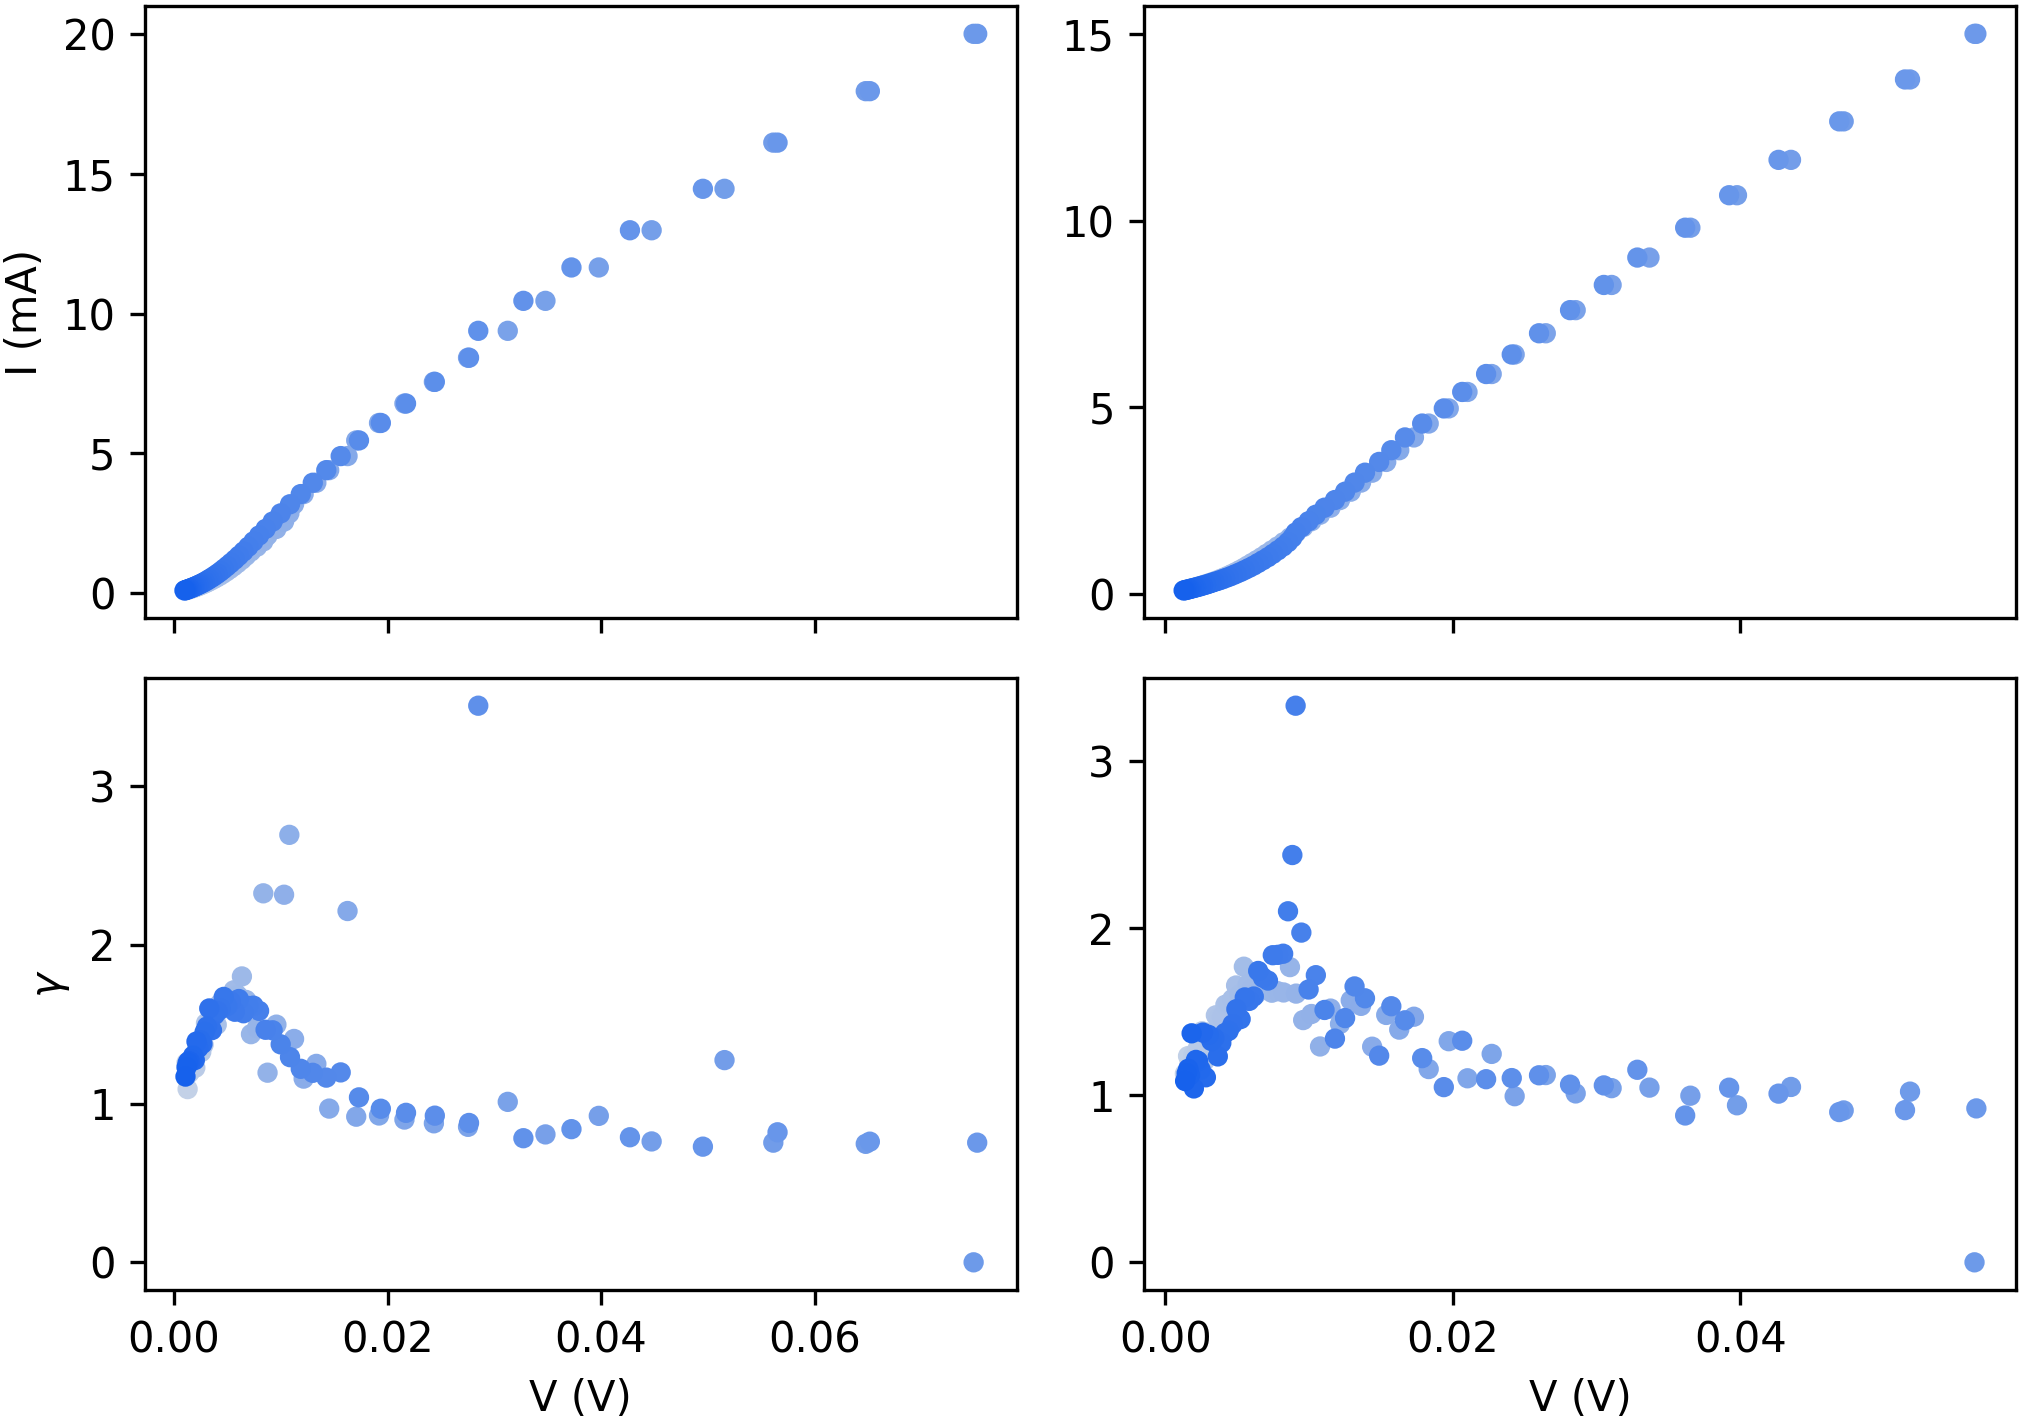

Generate this figure with Python:
#%%
import numpy as np
import matplotlib.pyplot as plt
import os
from matplotlib.colors import LinearSegmentedColormap
from figure_editor import save_figure_data, load_figure, edit_cosmetics

os.chdir('C:/LBT/tesisfisica')

# Custom colormap
cmap = LinearSegmentedColormap.from_list("custom_blue", ["#c4d2e7", "#1661ec"])

# Files to process
files = [
    '/criostato/Archivos/iv/1312/iv-x5-f2-15K-2nplc.csv',
    '/criostato/Archivos/iv/1312/iv-x5-w1-14K-2nplc.csv'
]

# Initialize 2x2 Grid (sharex='col' shares the V-axis between top and bottom plots)
fig, axs = plt.subplots(2, 2, figsize=(7, 5), dpi=150, sharex='col')

for n, archivo_actual in enumerate(files):
    
    # 1. Parse the specific nplc file format
    # Using unpack=True means data[0] is time, data[1] is V, data[2] is I, etc.
    data = np.genfromtxt(os.getcwd()+archivo_actual, delimiter=',', skip_header=1, unpack=True)
    
    # Clean NaNs
    mask = ~np.isnan(data[0])
    time = data[0][mask]
    vin1 = np.array(data[1][mask])
    iin1 = data[2][mask] * 1000      # I instant in mA
    # vbi1 = data[3][mask]           # V bias (unused in plot)
    # ibi1 = data[4][mask] * 1000    # I bias (unused in plot)
    
    temperatura = archivo_actual.split('-')[-2]
    filename_clean = archivo_actual.split('/')[-1]

    # 2. Calculate Gamma
    # Suppress divide-by-zero warnings common when calculating log(abs(0))
    with np.errstate(divide='ignore', invalid='ignore'):
        gam1 = np.diff(np.log(np.abs(iin1))) / np.diff(np.log(np.abs(vin1)))
    
    # 3. Route to the correct column in the 2x2 grid
    if n == 0:
        ax_iv = axs[0, 0]  # Top Left
        ax_g = axs[1, 0]   # Bottom Left
    elif n == 1:
        ax_iv = axs[0, 1]  # Top Right
        ax_g = axs[1, 1]   # Bottom Right
    else:
        break # Failsafe just in case you add more than 2 files to the list
        
    # 4. Plot IV Curve (Top Row)
    ax_iv.scatter(vin1, iin1, s=15, c=time, cmap=cmap)
    # ax_iv.set_title(f"{filename_clean} ({temperatura})")
    if n == 0:
        ax_iv.set_ylabel('I (mA)')
        ax_iv.set_yticks([0, 5, 10, 15, 20])
    else:
        
        ax_iv.set_yticks([0, 5, 10, 15])
    # ax_iv.grid(True)
    
    # 5. Plot Gamma (Bottom Row)
    # Array sizes: gam1 is 1 element shorter due to diff, so we slice vin1[:-1] and time[:-1]
    ax_g.scatter(vin1[:-1], gam1, s=15, c=time[:-1], cmap=cmap)
    ax_g.set_xlabel('V (V)')
    if n == 0:
        ax_g.set_ylabel('$\gamma$')
    
    # Optional: Gamma plots often have wild spikes near V=0. 
    # You may want to un-comment and tweak this y-limit to zoom in on the SCLC transitions.
    # ax_g.set_ylim(-2, 10) 
    # ax_g.grid(True)

plt.tight_layout()
plt.savefig('Fig 5.pdf', format='pdf')
plt.show()
save_figure_data(fig, filename="Fig 5")
#%%
